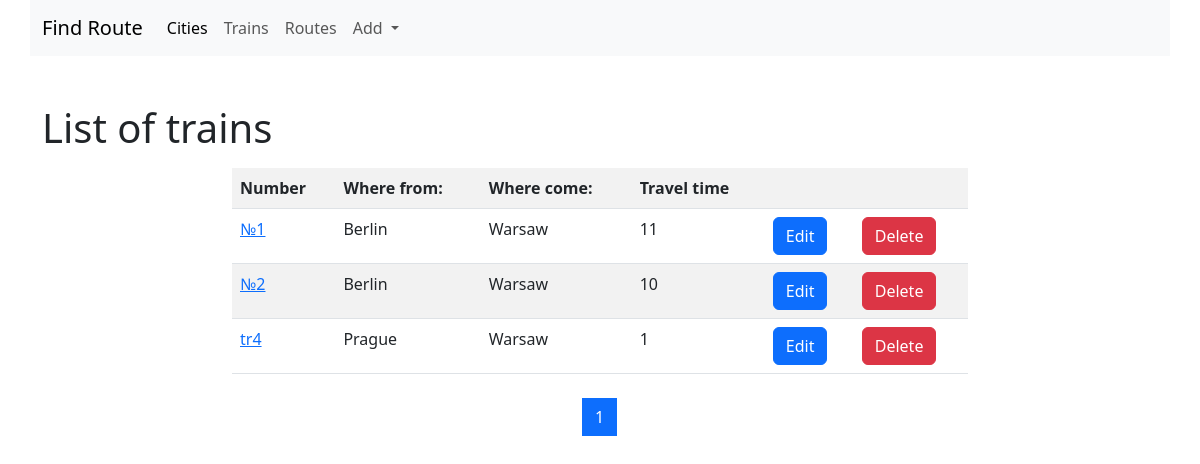
The app's page /trains/, older data.
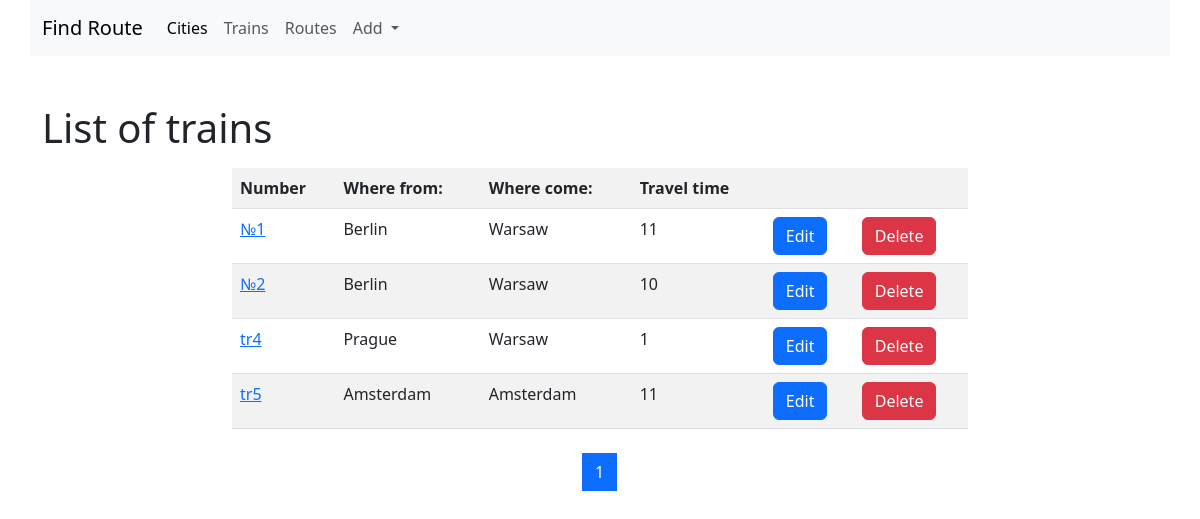
The same page, newer data.
### trains/models.py (models this page shows, shortened)
class Train(models.Model):
    name = models.CharField(max_length=50, unique=True,
                            verbose_name='Train number')
    travel_time = models.PositiveSmallIntegerField(verbose_name='Travel time')
    from_city = models.ForeignKey(City, on_delete=models.CASCADE,
                                  related_name='from_city_set',
                                  verbose_name='From what city?')
    to_city = models.ForeignKey('cities.City', on_delete=models.CASCADE,
                                related_name='to_city_set',
                                verbose_name='Which city?')

### cities/models.py (models this page shows, shortened)
class City(models.Model):
    name = models.CharField(max_length=100, unique=True)
    def __str__(self):
        return self.name
    class Meta:
        verbose_name = 'City'
        verbose_name_plural = 'Cities'
        ordering = ['name']

### trains/views.py (the view)
# urls.py: path('', TrainListView.as_view(), name='home'),
class TrainListView(ListView):
    paginate_by = 5
    model = Train
    template_name = 'trains/home.html'

### trains/templates/trains/home.html (shortened to what this page needs)
{% extends 'base.html' %}
{% block content %}
<h1>List of trains</h1>
<div class="row">
  <div class="col-md-8 mx-auto my-2">
      <table class="table table-striped">
          <tr>
              <th>Number</th>
              <th>Where from:</th>
              <th>Where come:</th>
              <th>Travel time</th>
              <th>&nbsp;</th>
              <th>&nbsp;</th>
          </tr>
      {% for object in page_obj %}
          <tr>
              <td>
                  <a href="{% url 'trains:detail' pk=object.pk %}">{{object.name}}</a>
              </td>
              <td>{{object.from_city}}</td>
              <td>{{object.to_city}}</td>
              <td>{{object.travel_time}}</td>
              <td><a href="{% url 'trains:update' pk=object.pk %}"><button type="submit" class="btn btn-primary">Edit</button></a>
              </td>
              <td>
                  <a href="{% url 'trains:delete' pk=object.pk %}"><button type="submit" class="btn btn-danger">Delete</button></a>
              </td>
          </tr>
      {% endfor %}
      </table>
  </div>
</div>
<nav aria-label="Page navigation example">
  <ul class="pagination justify-content-center">
    {% for page in page_obj.paginator.page_range %}
        <li class="page-item {% if page == page_obj.number %} active {% endif %} ">
            <a class="page-link" href="?page={{page}}">
                {{ page }}
            </a>
        </li>
    {% endfor %}
  </ul>
</nav>
{% endblock %}

Row changes from the older to the newer data that the page shows:
added Train: name "tr5", from_city "Amsterdam", to_city "Amsterdam", travel_time "11"
